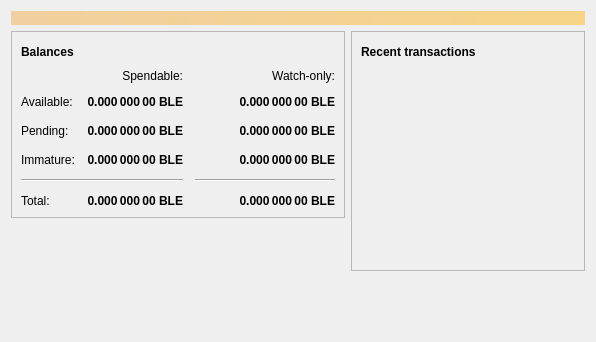
<?xml version="1.0" encoding="UTF-8"?>
<ui version="4.0">
 <class>OverviewPage</class>
 <widget class="QWidget" name="OverviewPage">
  <property name="geometry">
   <rect>
    <x>0</x>
    <y>0</y>
    <width>596</width>
    <height>342</height>
   </rect>
  </property>
  <property name="windowTitle">
   <string>Form</string>
  </property>
  <layout class="QVBoxLayout" name="topLayout">
   <item>
    <widget class="QLabel" name="labelAlerts">
     <property name="visible">
      <bool>false</bool>
     </property>
     <property name="styleSheet">
      <string notr="true">QLabel { background-color: qlineargradient(x1: 0, y1: 0, x2: 1, y2: 0, stop:0 #F0D0A0, stop:1 #F8D488); color:#000000; }</string>
     </property>
     <property name="wordWrap">
      <bool>true</bool>
     </property>
     <property name="margin">
      <number>3</number>
     </property>
     <property name="textInteractionFlags">
      <set>Qt::TextSelectableByMouse</set>
     </property>
    </widget>
   </item>
   <item>
    <layout class="QHBoxLayout" name="horizontalLayout" stretch="1,1">
     <item>
      <layout class="QVBoxLayout" name="verticalLayout_2">
       <item>
        <widget class="QFrame" name="frame">
         <property name="frameShape">
          <enum>QFrame::StyledPanel</enum>
         </property>
         <property name="frameShadow">
          <enum>QFrame::Raised</enum>
         </property>
         <layout class="QVBoxLayout" name="verticalLayout_4">
          <item>
           <layout class="QHBoxLayout" name="horizontalLayout_4">
            <item>
             <widget class="QLabel" name="label_5">
              <property name="font">
               <font>
                <weight>75</weight>
                <bold>true</bold>
               </font>
              </property>
              <property name="text">
               <string>Balances</string>
              </property>
             </widget>
            </item>
            <item>
             <widget class="QPushButton" name="labelWalletStatus">
              <property name="enabled">
               <bool>true</bool>
              </property>
              <property name="maximumSize">
               <size>
                <width>30</width>
                <height>16777215</height>
               </size>
              </property>
              <property name="toolTip">
               <string>The displayed information may be out of date. Your wallet automatically synchronizes with the Bitcoin network after a connection is established, but this process has not completed yet.</string>
              </property>
              <property name="text">
               <string/>
              </property>
              <property name="icon">
               <iconset resource="../bitcoin.qrc">
                <normaloff>:/icons/warning</normaloff>
                <disabledoff>:/icons/warning</disabledoff>:/icons/warning</iconset>
              </property>
              <property name="iconSize">
               <size>
                <width>24</width>
                <height>24</height>
               </size>
              </property>
              <property name="flat">
               <bool>true</bool>
              </property>
             </widget>
            </item>
            <item>
             <spacer name="horizontalSpacer_3">
              <property name="orientation">
               <enum>Qt::Horizontal</enum>
              </property>
              <property name="sizeHint" stdset="0">
               <size>
                <width>40</width>
                <height>20</height>
               </size>
              </property>
             </spacer>
            </item>
           </layout>
          </item>
          <item>
           <layout class="QGridLayout" name="gridLayout">
            <property name="spacing">
             <number>12</number>
            </property>
            <item row="2" column="2">
             <widget class="QLabel" name="labelWatchPending">
              <property name="font">
               <font>
                <weight>75</weight>
                <bold>true</bold>
               </font>
              </property>
              <property name="cursor">
               <cursorShape>IBeamCursor</cursorShape>
              </property>
              <property name="toolTip">
               <string>Unconfirmed transactions to watch-only addresses</string>
              </property>
              <property name="text">
               <string notr="true">0.000 000 00 BLE</string>
              </property>
              <property name="alignment">
               <set>Qt::AlignRight|Qt::AlignTrailing|Qt::AlignVCenter</set>
              </property>
              <property name="textInteractionFlags">
               <set>Qt::LinksAccessibleByMouse|Qt::TextSelectableByKeyboard|Qt::TextSelectableByMouse</set>
              </property>
             </widget>
            </item>
            <item row="2" column="1">
             <widget class="QLabel" name="labelUnconfirmed">
              <property name="font">
               <font>
                <weight>75</weight>
                <bold>true</bold>
               </font>
              </property>
              <property name="cursor">
               <cursorShape>IBeamCursor</cursorShape>
              </property>
              <property name="toolTip">
               <string>Total of transactions that have yet to be confirmed, and do not yet count toward the spendable balance</string>
              </property>
              <property name="text">
               <string notr="true">0.000 000 00 BLE</string>
              </property>
              <property name="alignment">
               <set>Qt::AlignRight|Qt::AlignTrailing|Qt::AlignVCenter</set>
              </property>
              <property name="textInteractionFlags">
               <set>Qt::LinksAccessibleByMouse|Qt::TextSelectableByKeyboard|Qt::TextSelectableByMouse</set>
              </property>
             </widget>
            </item>
            <item row="3" column="2">
             <widget class="QLabel" name="labelWatchImmature">
              <property name="font">
               <font>
                <weight>75</weight>
                <bold>true</bold>
               </font>
              </property>
              <property name="cursor">
               <cursorShape>IBeamCursor</cursorShape>
              </property>
              <property name="toolTip">
               <string>Mined balance in watch-only addresses that has not yet matured</string>
              </property>
              <property name="text">
               <string notr="true">0.000 000 00 BLE</string>
              </property>
              <property name="alignment">
               <set>Qt::AlignRight|Qt::AlignTrailing|Qt::AlignVCenter</set>
              </property>
              <property name="textInteractionFlags">
               <set>Qt::LinksAccessibleByMouse|Qt::TextSelectableByKeyboard|Qt::TextSelectableByMouse</set>
              </property>
             </widget>
            </item>
            <item row="4" column="0" colspan="2">
             <widget class="Line" name="line">
              <property name="orientation">
               <enum>Qt::Horizontal</enum>
              </property>
             </widget>
            </item>
            <item row="4" column="2">
             <widget class="Line" name="lineWatchBalance">
              <property name="sizePolicy">
               <sizepolicy hsizetype="Preferred" vsizetype="Fixed">
                <horstretch>0</horstretch>
                <verstretch>0</verstretch>
               </sizepolicy>
              </property>
              <property name="minimumSize">
               <size>
                <width>140</width>
                <height>0</height>
               </size>
              </property>
              <property name="orientation">
               <enum>Qt::Horizontal</enum>
              </property>
             </widget>
            </item>
            <item row="5" column="0">
             <widget class="QLabel" name="labelTotalText">
              <property name="text">
               <string>Total:</string>
              </property>
             </widget>
            </item>
            <item row="3" column="1">
             <widget class="QLabel" name="labelImmature">
              <property name="font">
               <font>
                <weight>75</weight>
                <bold>true</bold>
               </font>
              </property>
              <property name="cursor">
               <cursorShape>IBeamCursor</cursorShape>
              </property>
              <property name="toolTip">
               <string>Mined balance that has not yet matured</string>
              </property>
              <property name="text">
               <string notr="true">0.000 000 00 BLE</string>
              </property>
              <property name="alignment">
               <set>Qt::AlignRight|Qt::AlignTrailing|Qt::AlignVCenter</set>
              </property>
              <property name="textInteractionFlags">
               <set>Qt::LinksAccessibleByMouse|Qt::TextSelectableByKeyboard|Qt::TextSelectableByMouse</set>
              </property>
             </widget>
            </item>
            <item row="2" column="3">
             <spacer name="horizontalSpacer_2">
              <property name="orientation">
               <enum>Qt::Horizontal</enum>
              </property>
              <property name="sizeHint" stdset="0">
               <size>
                <width>40</width>
                <height>20</height>
               </size>
              </property>
             </spacer>
            </item>
            <item row="3" column="0">
             <widget class="QLabel" name="labelImmatureText">
              <property name="text">
               <string>Immature:</string>
              </property>
             </widget>
            </item>
            <item row="5" column="1">
             <widget class="QLabel" name="labelTotal">
              <property name="font">
               <font>
                <weight>75</weight>
                <bold>true</bold>
               </font>
              </property>
              <property name="cursor">
               <cursorShape>IBeamCursor</cursorShape>
              </property>
              <property name="toolTip">
               <string>Your current total balance</string>
              </property>
              <property name="text">
               <string notr="true">0.000 000 00 BLE</string>
              </property>
              <property name="alignment">
               <set>Qt::AlignRight|Qt::AlignTrailing|Qt::AlignVCenter</set>
              </property>
              <property name="textInteractionFlags">
               <set>Qt::LinksAccessibleByMouse|Qt::TextSelectableByKeyboard|Qt::TextSelectableByMouse</set>
              </property>
             </widget>
            </item>
            <item row="5" column="2">
             <widget class="QLabel" name="labelWatchTotal">
              <property name="font">
               <font>
                <weight>75</weight>
                <bold>true</bold>
               </font>
              </property>
              <property name="cursor">
               <cursorShape>IBeamCursor</cursorShape>
              </property>
              <property name="toolTip">
               <string>Current total balance in watch-only addresses</string>
              </property>
              <property name="text">
               <string notr="true">0.000 000 00 BLE</string>
              </property>
              <property name="alignment">
               <set>Qt::AlignRight|Qt::AlignTrailing|Qt::AlignVCenter</set>
              </property>
              <property name="textInteractionFlags">
               <set>Qt::LinksAccessibleByMouse|Qt::TextSelectableByKeyboard|Qt::TextSelectableByMouse</set>
              </property>
             </widget>
            </item>
            <item row="0" column="2">
             <widget class="QLabel" name="labelWatchonly">
              <property name="text">
               <string>Watch-only:</string>
              </property>
              <property name="alignment">
               <set>Qt::AlignRight|Qt::AlignTrailing|Qt::AlignVCenter</set>
              </property>
             </widget>
            </item>
            <item row="1" column="0">
             <widget class="QLabel" name="labelBalanceText">
              <property name="text">
               <string>Available:</string>
              </property>
             </widget>
            </item>
            <item row="1" column="1">
             <widget class="QLabel" name="labelBalance">
              <property name="font">
               <font>
                <weight>75</weight>
                <bold>true</bold>
               </font>
              </property>
              <property name="cursor">
               <cursorShape>IBeamCursor</cursorShape>
              </property>
              <property name="toolTip">
               <string>Your current spendable balance</string>
              </property>
              <property name="text">
               <string notr="true">0.000 000 00 BLE</string>
              </property>
              <property name="alignment">
               <set>Qt::AlignRight|Qt::AlignTrailing|Qt::AlignVCenter</set>
              </property>
              <property name="textInteractionFlags">
               <set>Qt::LinksAccessibleByMouse|Qt::TextSelectableByKeyboard|Qt::TextSelectableByMouse</set>
              </property>
             </widget>
            </item>
            <item row="1" column="2">
             <widget class="QLabel" name="labelWatchAvailable">
              <property name="font">
               <font>
                <weight>75</weight>
                <bold>true</bold>
               </font>
              </property>
              <property name="cursor">
               <cursorShape>IBeamCursor</cursorShape>
              </property>
              <property name="toolTip">
               <string>Your current balance in watch-only addresses</string>
              </property>
              <property name="text">
               <string notr="true">0.000 000 00 BLE</string>
              </property>
              <property name="alignment">
               <set>Qt::AlignRight|Qt::AlignTrailing|Qt::AlignVCenter</set>
              </property>
              <property name="textInteractionFlags">
               <set>Qt::LinksAccessibleByMouse|Qt::TextSelectableByKeyboard|Qt::TextSelectableByMouse</set>
              </property>
             </widget>
            </item>
            <item row="2" column="0">
             <widget class="QLabel" name="labelPendingText">
              <property name="text">
               <string>Pending:</string>
              </property>
             </widget>
            </item>
            <item row="0" column="1">
             <widget class="QLabel" name="labelSpendable">
              <property name="text">
               <string>Spendable:</string>
              </property>
              <property name="alignment">
               <set>Qt::AlignRight|Qt::AlignTrailing|Qt::AlignVCenter</set>
              </property>
             </widget>
            </item>
           </layout>
          </item>
         </layout>
        </widget>
       </item>
       <item>
        <spacer name="verticalSpacer">
         <property name="orientation">
          <enum>Qt::Vertical</enum>
         </property>
         <property name="sizeHint" stdset="0">
          <size>
           <width>20</width>
           <height>40</height>
          </size>
         </property>
        </spacer>
       </item>
      </layout>
     </item>
     <item>
      <layout class="QVBoxLayout" name="verticalLayout_3">
       <item>
        <widget class="QFrame" name="frame_2">
         <property name="frameShape">
          <enum>QFrame::StyledPanel</enum>
         </property>
         <property name="frameShadow">
          <enum>QFrame::Raised</enum>
         </property>
         <layout class="QVBoxLayout" name="verticalLayout">
          <item>
           <layout class="QHBoxLayout" name="horizontalLayout_2">
            <item>
             <widget class="QLabel" name="label_4">
              <property name="font">
               <font>
                <weight>75</weight>
                <bold>true</bold>
               </font>
              </property>
              <property name="text">
               <string>Recent transactions</string>
              </property>
             </widget>
            </item>
            <item>
             <widget class="QPushButton" name="labelTransactionsStatus">
              <property name="enabled">
               <bool>true</bool>
              </property>
              <property name="maximumSize">
               <size>
                <width>30</width>
                <height>16777215</height>
               </size>
              </property>
              <property name="toolTip">
               <string>The displayed information may be out of date. Your wallet automatically synchronizes with the Bitcoin network after a connection is established, but this process has not completed yet.</string>
              </property>
              <property name="text">
               <string/>
              </property>
              <property name="icon">
               <iconset resource="../bitcoin.qrc">
                <normaloff>:/icons/warning</normaloff>
                <disabledoff>:/icons/warning</disabledoff>:/icons/warning</iconset>
              </property>
              <property name="iconSize">
               <size>
                <width>24</width>
                <height>24</height>
               </size>
              </property>
              <property name="flat">
               <bool>true</bool>
              </property>
             </widget>
            </item>
            <item>
             <spacer name="horizontalSpacer">
              <property name="orientation">
               <enum>Qt::Horizontal</enum>
              </property>
              <property name="sizeHint" stdset="0">
               <size>
                <width>40</width>
                <height>20</height>
               </size>
              </property>
             </spacer>
            </item>
           </layout>
          </item>
          <item>
           <widget class="QListView" name="listTransactions">
            <property name="styleSheet">
             <string notr="true">QListView { background: transparent; }</string>
            </property>
            <property name="frameShape">
             <enum>QFrame::NoFrame</enum>
            </property>
            <property name="verticalScrollBarPolicy">
             <enum>Qt::ScrollBarAlwaysOff</enum>
            </property>
            <property name="horizontalScrollBarPolicy">
             <enum>Qt::ScrollBarAlwaysOff</enum>
            </property>
            <property name="selectionMode">
             <enum>QAbstractItemView::NoSelection</enum>
            </property>
           </widget>
          </item>
         </layout>
        </widget>
       </item>
       <item>
        <spacer name="verticalSpacer_2">
         <property name="orientation">
          <enum>Qt::Vertical</enum>
         </property>
         <property name="sizeHint" stdset="0">
          <size>
           <width>20</width>
           <height>40</height>
          </size>
         </property>
        </spacer>
       </item>
      </layout>
     </item>
    </layout>
   </item>
  </layout>
 </widget>
 <resources/>
 <connections/>
</ui>
